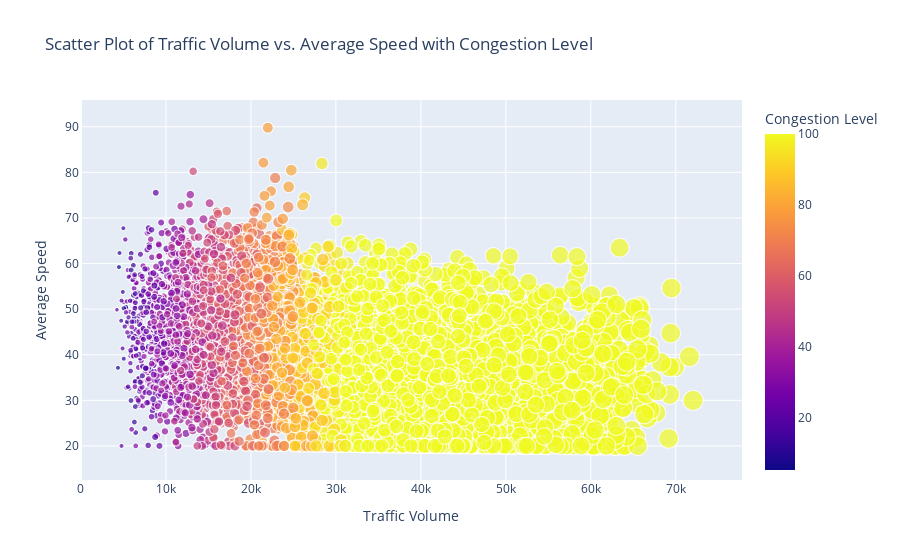

The notebook cell saved with this chart:
### Code cell
fig = px.scatter(df, x='Traffic Volume', y='Average Speed', color='Congestion Level', 
                 size='Traffic Volume', hover_data=['Area Name', 'Road/Intersection Name'],
                 title="Scatter Plot of Traffic Volume vs. Average Speed with Congestion Level")
fig.show()

### Figure 1 — Plotly figure (JSON) as saved in the notebook; plotly's stock layout.template omitted (floating-point values rounded to 4 significant figures; data arrays with more than 128 entries replaced by an {"elided": "..."} marker saying what was removed)
{"data": [{"customdata": {"elided": "8936x2 str values"}, "hovertemplate": "Traffic Volume=%{marker.size}<br>Average Speed=%{y}<br>Area Name=%{customdata[0]}<br>Road/Intersection Name=%{customdata[1]}<br>Congestion Level=%{marker.color}<extra></extra>", "legendgroup": "", "marker": {"color": {"elided": "8936 float values"}, "coloraxis": "coloraxis", "size": {"elided": "8936 int values"}, "sizemode": "area", "sizeref": 180.1, "symbol": "circle"}, "mode": "markers", "name": "", "showlegend": false, "type": "scattergl", "x": {"elided": "8936 int values"}, "xaxis": "x", "y": {"elided": "8936 float values"}, "yaxis": "y"}], "layout": {"coloraxis": {"colorbar": {"title": {"text": "Congestion Level"}}, "colorscale": [[0, "#0d0887"], [0.1111, "#46039f"], [0.2222, "#7201a8"], [0.3333, "#9c179e"], [0.4444, "#bd3786"], [0.5556, "#d8576b"], [0.6667, "#ed7953"], [0.7778, "#fb9f3a"], [0.8889, "#fdca26"], [1, "#f0f921"]]}, "legend": {"itemsizing": "constant", "tracegroupgap": 0}, "title": {"text": "Scatter Plot of Traffic Volume vs. Average Speed with Congestion Level"}, "xaxis": {"anchor": "y", "domain": [0, 1], "title": {"text": "Traffic Volume"}}, "yaxis": {"anchor": "x", "domain": [0, 1], "title": {"text": "Average Speed"}}}}
